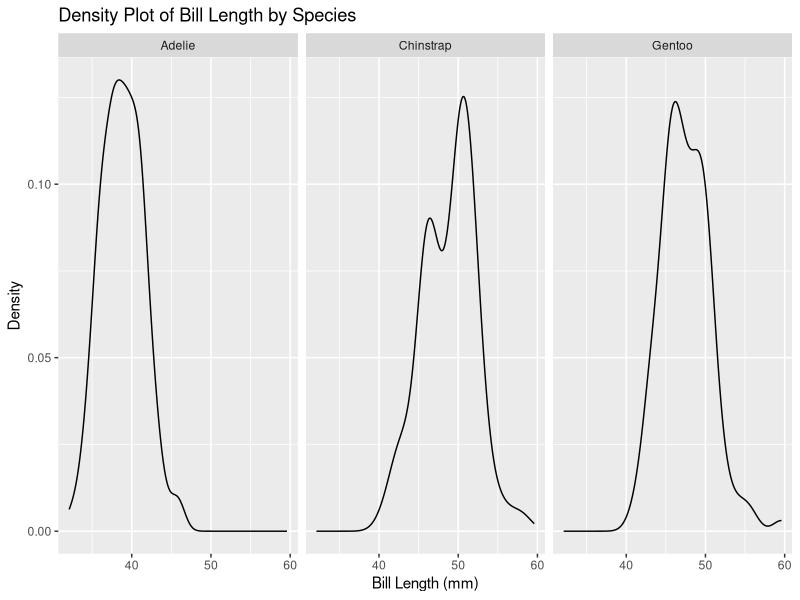
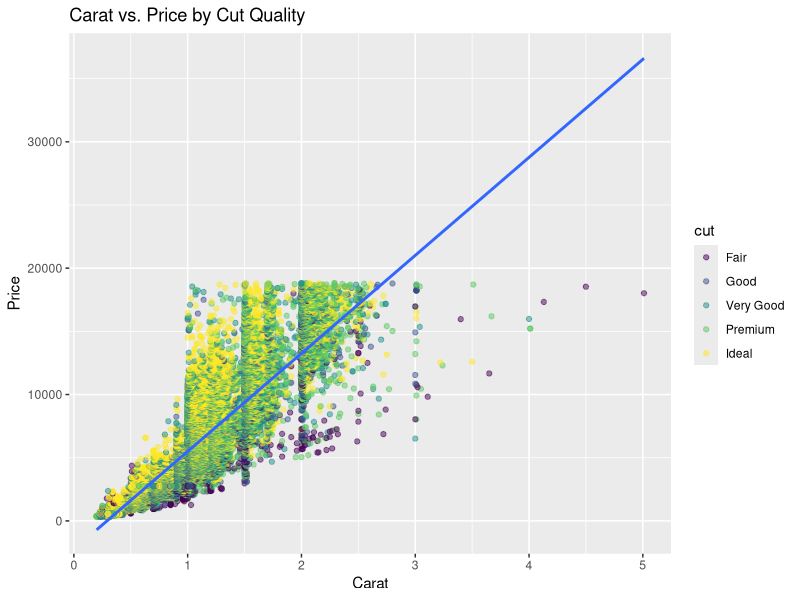
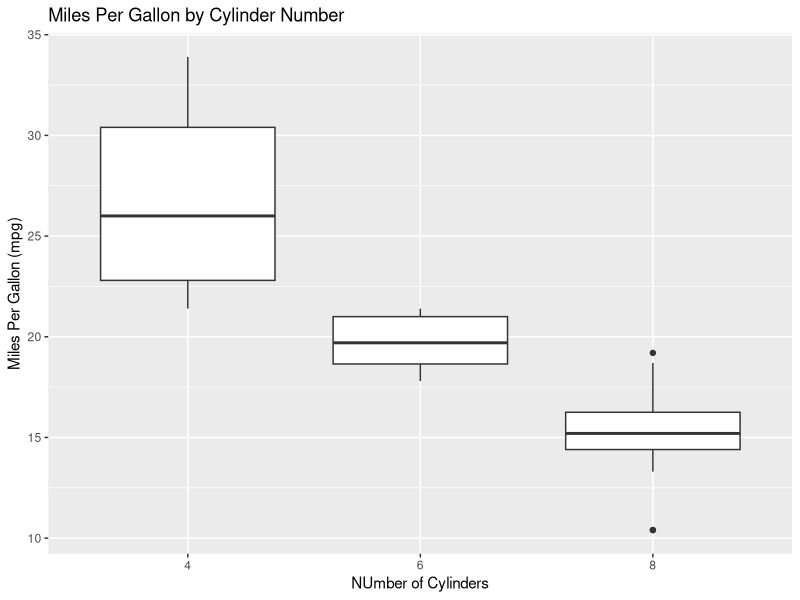
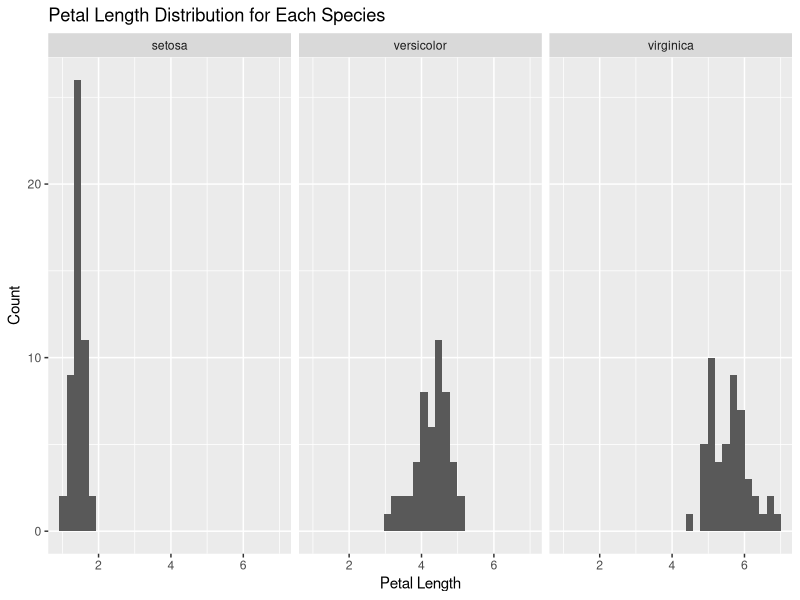

Write the R code that produced these figures, in order.
# Please create teh following plots:

# Q1 ----

# Load the tidyverse library
library(tidyverse)

# Load the palmerpenguins library
library(palmerpenguins)

# Load the penguins dataset
data(penguins)

# Plot 1
# Create a density plot of the 'bill_length_mm' column of the penguins
# dataset.
# Use the ggplot() function to create the plot.
# Use the aes() function to specify the x-axis variable.
# Inside the aes() function, set the x parameter to the 'bill_length_mm'
# column of the penguins dataset.
# Add a + sign after the ggplot() function.
# Use the geom_density() function to add a density plot to the ggplot()
# function.
# Add a + sign after the geom_density() function.
# Use the facet_grid() function to add a facet to the ggplot() function.
# Inside the facet_grid() function, set the formula to
# "~ species".
# Add a + sign after the facet_grid() function.
# Use the labs() function to add a title to the ggplot() function.
# Inside the labs() function, set the title parameter to
# "Density Plot of Bill Length by Species".
# Set the x parameter to "Bill Length (mm)".
# Set the y parameter to "Density".

plot1 <- ggplot(data=penguins, aes(x = bill_length_mm)) +
  geom_density() +
  facet_grid(~species) +
  labs(title = "Density Plot of Bill Length by Species",
       x = "Bill Length (mm)",
       y = "Density")


# To verify your answer, run the following code
plot1

# Q2 ----

# Use the diamonds dataset from ggplot2
data(diamonds)

# Plot 2
# Create a scatter plot of 'carat' vs. 'price', colored by 'cut' quality.
# Use the ggplot() function to create the plot.
# Use the aes() function to specify the x-axis and y-axis variables.
# Inside the aes() function, set the x parameter to 'carat', the y parameter to 'price'.
# Add a + sign after the ggplot() function.
# Use the geom_point() function to add a scatter plot to the ggplot() function. 
# Inside the geom_point() function, use the aes() function to set the color parameter to 'cut'.
# Set the alpha parameter inside geom_point() to 0.5 to make the points semi-transparent if there is overplotting.
# Use the geom_smooth() function to add a smooth line through the points for each 'cut' category, setting the method argument to "lm" for linear models.
# Add a + sign after the geom_point() (and geom_smooth(), if used) function.
# Use the labs() function to add a title to the ggplot() function.
# Inside the labs() function, set the title parameter to "Carat vs. Price by Cut Quality",
# Set the x parameter to "Carat",
# Set the y parameter to "Price".

plot2 <- # Your code for the plot here
plot2 <- ggplot(diamonds, aes(x = carat, y = price)) +
  geom_point(mapping = aes(color = cut), alpha = 0.5) +
  geom_smooth(method = lm) +
  labs(title = "Carat vs. Price by Cut Quality",
       x = "Carat",
       y = "Price")


# To verify your answer, run the following code
plot2

# Q3 ----


# Use the mtcars dataset
data(mtcars)

# Plot 3
# Create a boxplot of 'mpg' by 'cyl' (number of cylinders).
# Use the ggplot() function to create the plot.
# Use the aes() function to specify the x-axis and y-axis variables.
# Inside the aes() function, set the x parameter to 'cyl' and the y parameter to 'mpg'.
# NOTICE that you will need to convert the 'cyl' column to a factor using the factor() function. factor(cyl)
# Add a + sign after the ggplot() function.
# Use the geom_boxplot() function to add a boxplot to the ggplot() function.
# Add a + sign after the geom_boxplot() function.
# Use the labs() function to add a title to the ggplot() function.
# Inside the labs() function, set the title parameter to "Miles Per Gallon by Cylinder Number",
# Set the x parameter to "Number of Cylinders",
# Set the y parameter to "Miles Per Gallon (mpg)".

plot3 <- # Your code for the plot here
plot3 <- ggplot(mtcars, aes(x = factor(cyl), y = mpg)) +
  geom_boxplot() +
  labs(title = "Miles Per Gallon by Cylinder Number",
       x = "NUmber of Cylinders",
       y = "Miles Per Gallon (mpg)")


# To verify your answer, run the following code
plot3

# Q4 ----

# Use the iris dataset
data(iris)

# Plot 4
# Create a histogram of 'Petal.Length' for each species.
# Use the ggplot() function to create the plot.
# Use the aes() function to specify the x-axis variable.
# Inside the aes() function, set the x parameter to 'Petal.Length'.
# Add a + sign after the ggplot() function.
# Use the geom_histogram() function to add a histogram to the ggplot() function, and set bins to 30.
# Add a + sign after the geom_histogram() function.
# Use the facet_wrap() function to add a facet for 'Species'.
# Inside the facet_wrap() function, set the facets parameter to '~ Species'.
# Add a + sign after the facet_wrap() function.
# Use the labs() function to add a title to the ggplot() function.
# Inside the labs() function, set the title parameter to "Petal Length Distribution for Each Species",
# Set the x parameter to "Petal Length",
# Set the y parameter to "Count".

plot4 <- # Your code for the plot here
plot4 <- ggplot(data = iris, aes(x = Petal.Length)) +
  geom_histogram(bins = 30) +
  facet_wrap(~Species) +
  labs(title = "Petal Length Distribution for Each Species",
       x = "Petal Length",
       y = "Count")


# To verify your answer, run the following code
plot4
